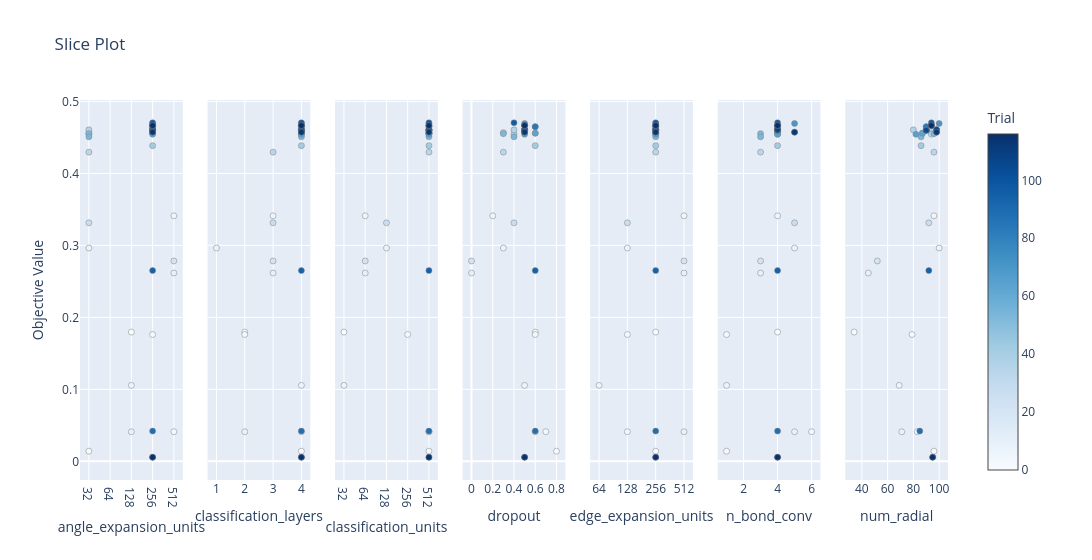

Here is the notebook cell this chart was saved with:
### Code cell
optuna.visualization.plot_slice(study).show()

### Figure 1 — Plotly figure (JSON) as saved in the notebook; plotly's stock layout.template omitted (floating-point values rounded to 4 significant figures)
{"data": [{"marker": {"color": [0, 1, 2, 3, 5, 6, 7, 8, 10, 21, 26, 33, 34, 35, 36, 41, 42, 53, 54, 63, 65, 67, 68, 69, 70, 80, 83, 84, 85, 86, 87, 88, 93, 94, 96, 104, 105, 107, 113, 114, 115, 116], "colorbar": {"title": {"text": "Trial"}, "x": 1, "xpad": 40}, "colorscale": [[0, "rgb(247,251,255)"], [0.125, "rgb(222,235,247)"], [0.25, "rgb(198,219,239)"], [0.375, "rgb(158,202,225)"], [0.5, "rgb(107,174,214)"], [0.625, "rgb(66,146,198)"], [0.75, "rgb(33,113,181)"], [0.875, "rgb(8,81,156)"], [1, "rgb(8,48,107)"]], "line": {"color": "Grey", "width": 0.5}, "showscale": true}, "mode": "markers", "name": "Feasible Trial", "showlegend": false, "type": "scatter", "x": [128, 32, 256, 512, 512, 128, 32, 128, 512, 512, 32, 32, 32, 32, 32, 256, 256, 32, 32, 256, 256, 256, 256, 256, 256, 256, 256, 256, 256, 256, 256, 256, 256, 256, 256, 256, 256, 256, 256, 256, 256, 256], "xaxis": "x", "y": [0.1796, 0.01407, 0.1762, 0.04114, 0.3411, 0.1055, 0.2964, 0.04104, 0.2616, 0.2784, 0.3314, 0.4296, 0.4567, 0.4544, 0.4606, 0.4559, 0.4386, 0.4553, 0.4508, 0.4559, 0.4544, 0.4608, 0.4608, 0.4574, 0.4694, 0.4665, 0.4649, 0.4649, 0.4599, 0.4599, 0.4599, 0.04195, 0.4599, 0.265, 0.4704, 0.4599, 0.005651, 0.4608, 0.4574, 0.4665, 0.005651, 0.4665], "yaxis": "y"}, {"marker": {"color": [0, 1, 2, 3, 5, 6, 7, 8, 10, 21, 26, 33, 34, 35, 36, 41, 42, 53, 54, 63, 65, 67, 68, 69, 70, 80, 83, 84, 85, 86, 87, 88, 93, 94, 96, 104, 105, 107, 113, 114, 115, 116], "colorbar": {"title": {"text": "Trial"}, "x": 1, "xpad": 40}, "colorscale": [[0, "rgb(247,251,255)"], [0.125, "rgb(222,235,247)"], [0.25, "rgb(198,219,239)"], [0.375, "rgb(158,202,225)"], [0.5, "rgb(107,174,214)"], [0.625, "rgb(66,146,198)"], [0.75, "rgb(33,113,181)"], [0.875, "rgb(8,81,156)"], [1, "rgb(8,48,107)"]], "line": {"color": "Grey", "width": 0.5}, "showscale": false}, "mode": "markers", "name": "Feasible Trial", "showlegend": false, "type": "scatter", "x": [2, 4, 2, 4, 3, 4, 1, 2, 3, 3, 3, 3, 4, 4, 4, 4, 4, 4, 4, 4, 4, 4, 4, 4, 4, 4, 4, 4, 4, 4, 4, 4, 4, 4, 4, 4, 4, 4, 4, 4, 4, 4], "xaxis": "x2", "y": [0.1796, 0.01407, 0.1762, 0.04114, 0.3411, 0.1055, 0.2964, 0.04104, 0.2616, 0.2784, 0.3314, 0.4296, 0.4567, 0.4544, 0.4606, 0.4559, 0.4386, 0.4553, 0.4508, 0.4559, 0.4544, 0.4608, 0.4608, 0.4574, 0.4694, 0.4665, 0.4649, 0.4649, 0.4599, 0.4599, 0.4599, 0.04195, 0.4599, 0.265, 0.4704, 0.4599, 0.005651, 0.4608, 0.4574, 0.4665, 0.005651, 0.4665], "yaxis": "y2"}, {"marker": {"color": [0, 1, 2, 3, 5, 6, 7, 8, 10, 21, 26, 33, 34, 35, 36, 41, 42, 53, 54, 63, 65, 67, 68, 69, 70, 80, 83, 84, 85, 86, 87, 88, 93, 94, 96, 104, 105, 107, 113, 114, 115, 116], "colorbar": {"title": {"text": "Trial"}, "x": 1, "xpad": 40}, "colorscale": [[0, "rgb(247,251,255)"], [0.125, "rgb(222,235,247)"], [0.25, "rgb(198,219,239)"], [0.375, "rgb(158,202,225)"], [0.5, "rgb(107,174,214)"], [0.625, "rgb(66,146,198)"], [0.75, "rgb(33,113,181)"], [0.875, "rgb(8,81,156)"], [1, "rgb(8,48,107)"]], "line": {"color": "Grey", "width": 0.5}, "showscale": false}, "mode": "markers", "name": "Feasible Trial", "showlegend": false, "type": "scatter", "x": [32, 512, 256, 512, 64, 32, 128, 512, 64, 64, 128, 512, 512, 512, 512, 512, 512, 512, 512, 512, 512, 512, 512, 512, 512, 512, 512, 512, 512, 512, 512, 512, 512, 512, 512, 512, 512, 512, 512, 512, 512, 512], "xaxis": "x3", "y": [0.1796, 0.01407, 0.1762, 0.04114, 0.3411, 0.1055, 0.2964, 0.04104, 0.2616, 0.2784, 0.3314, 0.4296, 0.4567, 0.4544, 0.4606, 0.4559, 0.4386, 0.4553, 0.4508, 0.4559, 0.4544, 0.4608, 0.4608, 0.4574, 0.4694, 0.4665, 0.4649, 0.4649, 0.4599, 0.4599, 0.4599, 0.04195, 0.4599, 0.265, 0.4704, 0.4599, 0.005651, 0.4608, 0.4574, 0.4665, 0.005651, 0.4665], "yaxis": "y3"}, {"marker": {"color": [0, 1, 2, 3, 5, 6, 7, 8, 10, 21, 26, 33, 34, 35, 36, 41, 42, 53, 54, 63, 65, 67, 68, 69, 70, 80, 83, 84, 85, 86, 87, 88, 93, 94, 96, 104, 105, 107, 113, 114, 115, 116], "colorbar": {"title": {"text": "Trial"}, "x": 1, "xpad": 40}, "colorscale": [[0, "rgb(247,251,255)"], [0.125, "rgb(222,235,247)"], [0.25, "rgb(198,219,239)"], [0.375, "rgb(158,202,225)"], [0.5, "rgb(107,174,214)"], [0.625, "rgb(66,146,198)"], [0.75, "rgb(33,113,181)"], [0.875, "rgb(8,81,156)"], [1, "rgb(8,48,107)"]], "line": {"color": "Grey", "width": 0.5}, "showscale": false}, "mode": "markers", "name": "Feasible Trial", "showlegend": false, "type": "scatter", "x": [0.6, 0.8, 0.6, 0.7, 0.2, 0.5, 0.3, 0.6, 0, 0, 0.4, 0.3, 0.3, 0.4, 0.4, 0.6, 0.6, 0.3, 0.4, 0.6, 0.5, 0.5, 0.5, 0.5, 0.5, 0.5, 0.6, 0.6, 0.5, 0.5, 0.5, 0.6, 0.5, 0.6, 0.4, 0.5, 0.5, 0.5, 0.5, 0.5, 0.5, 0.5], "xaxis": "x4", "y": [0.1796, 0.01407, 0.1762, 0.04114, 0.3411, 0.1055, 0.2964, 0.04104, 0.2616, 0.2784, 0.3314, 0.4296, 0.4567, 0.4544, 0.4606, 0.4559, 0.4386, 0.4553, 0.4508, 0.4559, 0.4544, 0.4608, 0.4608, 0.4574, 0.4694, 0.4665, 0.4649, 0.4649, 0.4599, 0.4599, 0.4599, 0.04195, 0.4599, 0.265, 0.4704, 0.4599, 0.005651, 0.4608, 0.4574, 0.4665, 0.005651, 0.4665], "yaxis": "y4"}, {"marker": {"color": [0, 1, 2, 3, 5, 6, 7, 8, 10, 21, 26, 33, 34, 35, 36, 41, 42, 53, 54, 63, 65, 67, 68, 69, 70, 80, 83, 84, 85, 86, 87, 88, 93, 94, 96, 104, 105, 107, 113, 114, 115, 116], "colorbar": {"title": {"text": "Trial"}, "x": 1, "xpad": 40}, "colorscale": [[0, "rgb(247,251,255)"], [0.125, "rgb(222,235,247)"], [0.25, "rgb(198,219,239)"], [0.375, "rgb(158,202,225)"], [0.5, "rgb(107,174,214)"], [0.625, "rgb(66,146,198)"], [0.75, "rgb(33,113,181)"], [0.875, "rgb(8,81,156)"], [1, "rgb(8,48,107)"]], "line": {"color": "Grey", "width": 0.5}, "showscale": false}, "mode": "markers", "name": "Feasible Trial", "showlegend": false, "type": "scatter", "x": [256, 256, 128, 128, 512, 64, 128, 512, 512, 512, 128, 256, 256, 256, 256, 256, 256, 256, 256, 256, 256, 256, 256, 256, 256, 256, 256, 256, 256, 256, 256, 256, 256, 256, 256, 256, 256, 256, 256, 256, 256, 256], "xaxis": "x5", "y": [0.1796, 0.01407, 0.1762, 0.04114, 0.3411, 0.1055, 0.2964, 0.04104, 0.2616, 0.2784, 0.3314, 0.4296, 0.4567, 0.4544, 0.4606, 0.4559, 0.4386, 0.4553, 0.4508, 0.4559, 0.4544, 0.4608, 0.4608, 0.4574, 0.4694, 0.4665, 0.4649, 0.4649, 0.4599, 0.4599, 0.4599, 0.04195, 0.4599, 0.265, 0.4704, 0.4599, 0.005651, 0.4608, 0.4574, 0.4665, 0.005651, 0.4665], "yaxis": "y5"}, {"marker": {"color": [0, 1, 2, 3, 5, 6, 7, 8, 10, 21, 26, 33, 34, 35, 36, 41, 42, 53, 54, 63, 65, 67, 68, 69, 70, 80, 83, 84, 85, 86, 87, 88, 93, 94, 96, 104, 105, 107, 113, 114, 115, 116], "colorbar": {"title": {"text": "Trial"}, "x": 1, "xpad": 40}, "colorscale": [[0, "rgb(247,251,255)"], [0.125, "rgb(222,235,247)"], [0.25, "rgb(198,219,239)"], [0.375, "rgb(158,202,225)"], [0.5, "rgb(107,174,214)"], [0.625, "rgb(66,146,198)"], [0.75, "rgb(33,113,181)"], [0.875, "rgb(8,81,156)"], [1, "rgb(8,48,107)"]], "line": {"color": "Grey", "width": 0.5}, "showscale": false}, "mode": "markers", "name": "Feasible Trial", "showlegend": false, "type": "scatter", "x": [4, 1, 1, 6, 4, 1, 5, 5, 3, 3, 5, 3, 4, 4, 4, 4, 4, 3, 3, 4, 4, 4, 4, 5, 5, 4, 4, 4, 4, 4, 4, 4, 4, 4, 4, 4, 4, 4, 5, 4, 4, 4], "xaxis": "x6", "y": [0.1796, 0.01407, 0.1762, 0.04114, 0.3411, 0.1055, 0.2964, 0.04104, 0.2616, 0.2784, 0.3314, 0.4296, 0.4567, 0.4544, 0.4606, 0.4559, 0.4386, 0.4553, 0.4508, 0.4559, 0.4544, 0.4608, 0.4608, 0.4574, 0.4694, 0.4665, 0.4649, 0.4649, 0.4599, 0.4599, 0.4599, 0.04195, 0.4599, 0.265, 0.4704, 0.4599, 0.005651, 0.4608, 0.4574, 0.4665, 0.005651, 0.4665], "yaxis": "y6"}, {"marker": {"color": [0, 1, 2, 3, 5, 6, 7, 8, 10, 21, 26, 33, 34, 35, 36, 41, 42, 53, 54, 63, 65, 67, 68, 69, 70, 80, 83, 84, 85, 86, 87, 88, 93, 94, 96, 104, 105, 107, 113, 114, 115, 116], "colorbar": {"title": {"text": "Trial"}, "x": 1, "xpad": 40}, "colorscale": [[0, "rgb(247,251,255)"], [0.125, "rgb(222,235,247)"], [0.25, "rgb(198,219,239)"], [0.375, "rgb(158,202,225)"], [0.5, "rgb(107,174,214)"], [0.625, "rgb(66,146,198)"], [0.75, "rgb(33,113,181)"], [0.875, "rgb(8,81,156)"], [1, "rgb(8,48,107)"]], "line": {"color": "Grey", "width": 0.5}, "showscale": false}, "mode": "markers", "name": "Feasible Trial", "showlegend": false, "type": "scatter", "x": [34, 96, 79, 83, 96, 69, 100, 71, 45, 52, 92, 96, 94, 94, 80, 87, 86, 96, 86, 87, 82, 98, 98, 98, 100, 94, 90, 90, 90, 90, 90, 85, 90, 92, 94, 90, 95, 98, 98, 94, 95, 94], "xaxis": "x7", "y": [0.1796, 0.01407, 0.1762, 0.04114, 0.3411, 0.1055, 0.2964, 0.04104, 0.2616, 0.2784, 0.3314, 0.4296, 0.4567, 0.4544, 0.4606, 0.4559, 0.4386, 0.4553, 0.4508, 0.4559, 0.4544, 0.4608, 0.4608, 0.4574, 0.4694, 0.4665, 0.4649, 0.4649, 0.4599, 0.4599, 0.4599, 0.04195, 0.4599, 0.265, 0.4704, 0.4599, 0.005651, 0.4608, 0.4574, 0.4665, 0.005651, 0.4665], "yaxis": "y7"}], "layout": {"title": {"text": "Slice Plot"}, "width": 2100, "xaxis": {"anchor": "y", "categoryarray": [32, 64, 128, 256, 512], "categoryorder": "array", "domain": [0, 0.1184], "title": {"text": "angle_expansion_units"}, "type": "category"}, "xaxis2": {"anchor": "y2", "domain": [0.1469, 0.2653], "title": {"text": "classification_layers"}}, "xaxis3": {"anchor": "y3", "categoryarray": [32, 64, 128, 256, 512], "categoryorder": "array", "domain": [0.2939, 0.4122], "title": {"text": "classification_units"}, "type": "category"}, "xaxis4": {"anchor": "y4", "domain": [0.4408, 0.5592], "title": {"text": "dropout"}}, "xaxis5": {"anchor": "y5", "categoryarray": [32, 64, 128, 256, 512], "categoryorder": "array", "domain": [0.5878, 0.7061], "title": {"text": "edge_expansion_units"}, "type": "category"}, "xaxis6": {"anchor": "y6", "domain": [0.7347, 0.8531], "title": {"text": "n_bond_conv"}}, "xaxis7": {"anchor": "y7", "domain": [0.8816, 1.0], "title": {"text": "num_radial"}}, "yaxis": {"anchor": "x", "domain": [0, 1], "title": {"text": "Objective Value"}}, "yaxis2": {"anchor": "x2", "domain": [0, 1], "matches": "y", "showticklabels": false}, "yaxis3": {"anchor": "x3", "domain": [0, 1], "matches": "y", "showticklabels": false}, "yaxis4": {"anchor": "x4", "domain": [0, 1], "matches": "y", "showticklabels": false}, "yaxis5": {"anchor": "x5", "domain": [0, 1], "matches": "y", "showticklabels": false}, "yaxis6": {"anchor": "x6", "domain": [0, 1], "matches": "y", "showticklabels": false}, "yaxis7": {"anchor": "x7", "domain": [0, 1], "matches": "y", "showticklabels": false}}}
